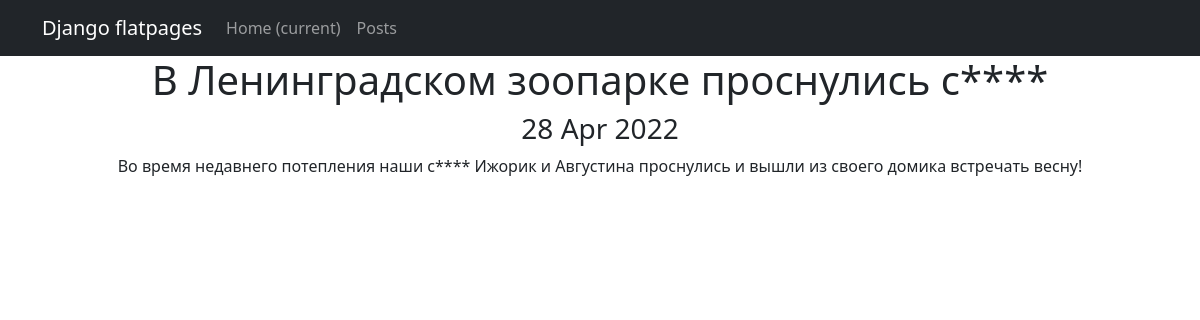
/posts/1, run on the app's committed database.
### newapp/models.py (models this page shows, shortened)
class Post(models.Model):
    postAuthor = models.ForeignKey(Author, on_delete=models.CASCADE)
    NEWS = 'NW'
    ARTICLE = 'AR'
    CATEGORY_CHOICE = (
        (NEWS, 'Новость'),
        (ARTICLE, 'Статья')
    )
    categoryType = models.CharField(max_length=2, choices=CATEGORY_CHOICE, default=ARTICLE)
    creationDate = models.DateTimeField(auto_now_add=True)
    postCategory = models.ManyToManyField(Category, through='PostCategory')
    postTitle = models.CharField(max_length=128)
    postText = models.TextField()
    postRating = models.SmallIntegerField(default=0)

### newapp/views.py (the view)
# urls.py: path('<int:pk>', PostDetail.as_view()),
class PostDetail(DetailView):
    model = Post
    template_name = 'post.html'
    context_object_name = 'post'

### newapp/templatetags/custom_filters.py (called while the page is built)
@register.filter()
def censor(text):
   for word in text.split():
       if word.lower() in BAD_WORDS:
           censored = word[0] + "*"*(len(word)-1)
           text = text.replace(word, censored)
           return text
   return text

### templates/post.html (shortened to what this page needs)
{% extends 'flatpages/default.html' %}
{% load custom_filters %}
{% block content %}
<h1>{{ post.postTitle|censor }}</h1>
<h3>{{ post.creationDate|date:'d M Y' }}</h3>
<h7>{{ post.postText|censor }}</h7>
{% endblock content %}

### data on the page
Post: postTitle|censor "В Ленинградском зоопарке проснулись с****", creationDate "28 Apr 2022", postText|censor "Во время недавнего потепления наши с**** Ижорик и Августина проснулись и вышли из своего домика встречать весну!"
